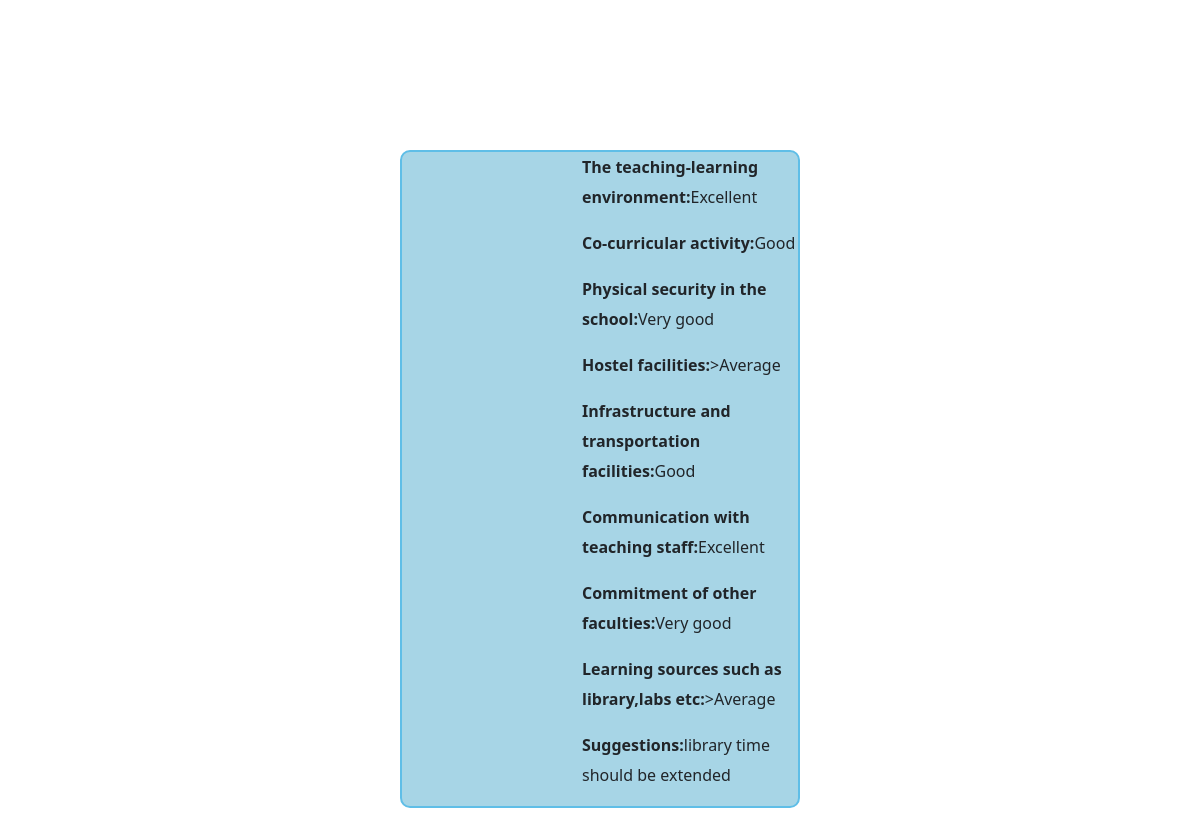
The page /re/1 on the database its author committed.
### smsapp/models.py (models this page shows)
class reviewmodel(models.Model):
    nm=models.CharField(max_length=20)
    cl=models.CharField(max_length=20)
    tlm=models.CharField(max_length=20,choices=a)
    ccam=models.CharField(max_length=20,choices=b)
    psm=models.CharField(max_length=20,choices=c)
    hfm=models.CharField(max_length=20,choices=d)
    itm=models.CharField(max_length=20,choices=e)
    ctm=models.CharField(max_length=20,choices=f)
    cfm=models.CharField(max_length=20,choices=g)
    llm=models.CharField(max_length=20,choices=h)
    sgm=models.CharField(max_length=100)

### smsapp/views.py (the view)
# urls.py: path('re/<int:id>',re),
def re(request,id):
    obj=reviewmodel.objects.get(id=id)
    return render(request,'re.html',{'obj':obj})

### smsapp/templates/re.html (shortened to what this page needs)
<!DOCTYPE html>
<html lang="en">
<head>
    <link href="https://cdn.jsdelivr.net/npm/bootstrap@5.3.0/dist/css/bootstrap.min.css" rel="stylesheet">
</head>
<body style="padding-top: 100px;">
    <div style="border: 2px solid;text-align:left; padding-left: 180px;line-height: 30px; margin: 50px 400px;border-radius: 10px; border-color: rgb(95, 190, 231);background-color: rgb(167, 213, 230);" >
        <p><b>The teaching-learning environment:</b>{{obj.tlm}}</p>
        <p><b>Co-curricular activity:</b>{{obj.ccam}}</p>
        <p><b>Physical security in the school:</b>{{obj.psm}}</p>
        <p><b>Hostel facilities:</b>{{obj.hfm}}</p>
        <p><b>Infrastructure and transportation facilities:</b>{{obj.itm}}</p>
        <p><b>Communication with teaching staff:</b>{{obj.ctm}}</p>
        <p><b>Commitment of other faculties:</b>{{obj.cfm}}</p>
        <p><b>Learning sources such as library,labs etc:</b>{{obj.llm}}</p>
        <p><b>Suggestions:</b>{{obj.sgm}}</p>
    </div>
</body>
</html>

### smsapp/templates/re.html (style rules this page uses)
body { background-image:url(https://wallpapercave.com/wp/wp2561064.jpg) ; background-repeat: no-repeat; background-size:cover; position: relative; }

### rows shown on the page
reviewmodel: tlm "Excellent", ccam "Good", psm "Very good", hfm ">Average", itm "Good", ctm "Excellent", cfm "Very good", llm ">Average", sgm "library time should be extended"
